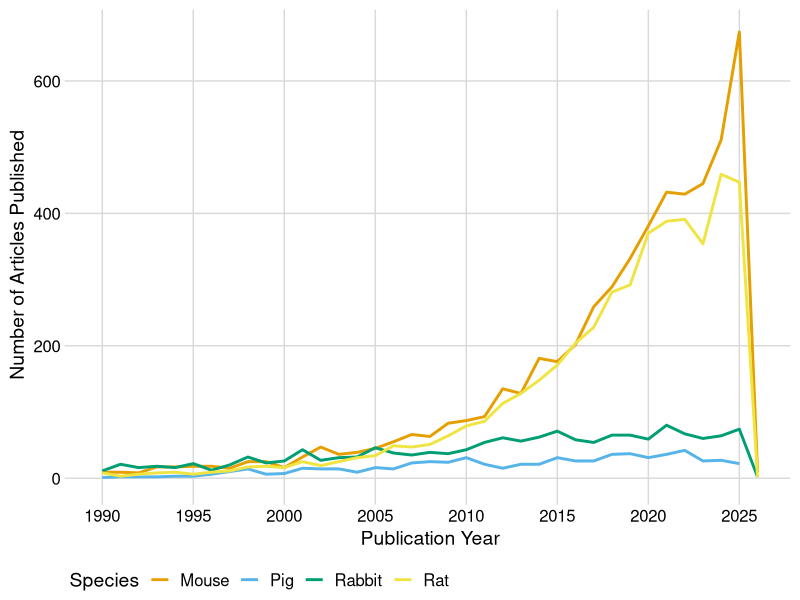
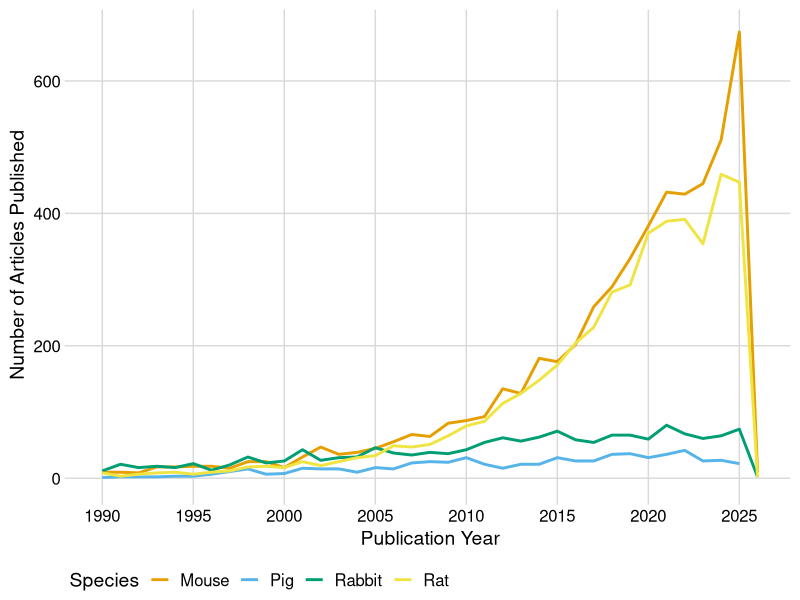
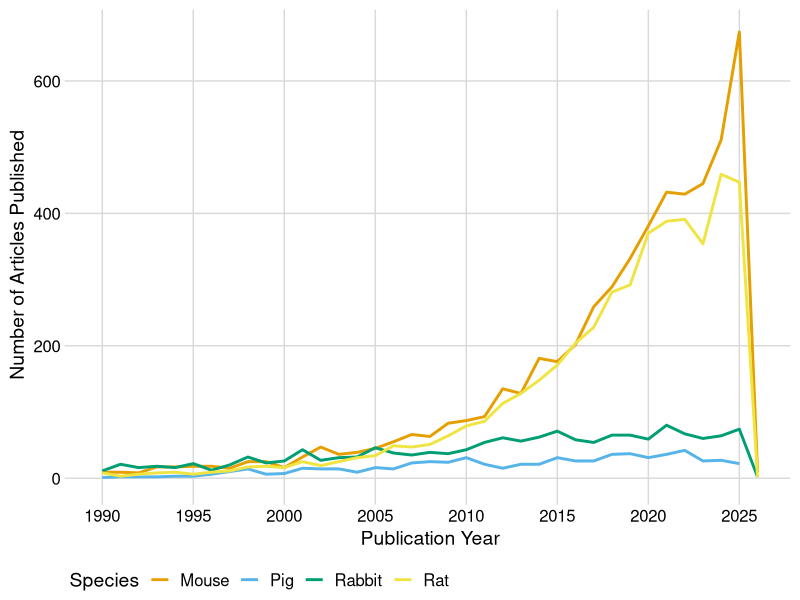

Recreate these plots in R, in order.
library(tidyverse)
library(ggplot2)
install.packages("cowplot")
library(cowplot)
master_data <- read.delim("All_Species_PMID_Dates_Master.tsv")

cleaned_data <- master_data %>%
  mutate(PubDate_char = as.character(PubDate)) %>%
  
  #stringr::str_extract -> this line will extract the 4 number in a row (to extract the year only)
  mutate(Year = as.numeric(stringr::str_extract(PubDate_char, "\\d{4}"))) %>%
  drop_na(Year) %>%
  filter(Year >= 1990)
plot_data <- cleaned_data %>%
  group_by(Year, Species) %>%
  summarise(Count = n()) %>%
  ungroup()
p<-ggplot(plot_data, aes(x = Year, y = Count, color = Species)) +
  
  geom_line(linewidth = 1) + 
  
  scale_color_manual(values = c("#E69F00", "#56B4E9", "#009E73", "#F0E442", "#0072B2")) +
 
  labs(title = NULL,
       y = "Number of Articles Published",
       x = "Publication Year",
       color = "Species") +
  
  scale_x_continuous(breaks = scales::pretty_breaks(n = 8)) + 
  cowplot::theme_minimal_grid() +
  
  theme(legend.position = "bottom")
  
#p + xlim(c(as.Date("2000-01-01"),as.Date("2025-01-01")))
p

ggsave("OA_Research_Trend.png", plot = p, width = 8, height = 6, dpi = 300)
ggsave("OA_Research_Trend.pdf", plot = p, width = 8, height = 6)
